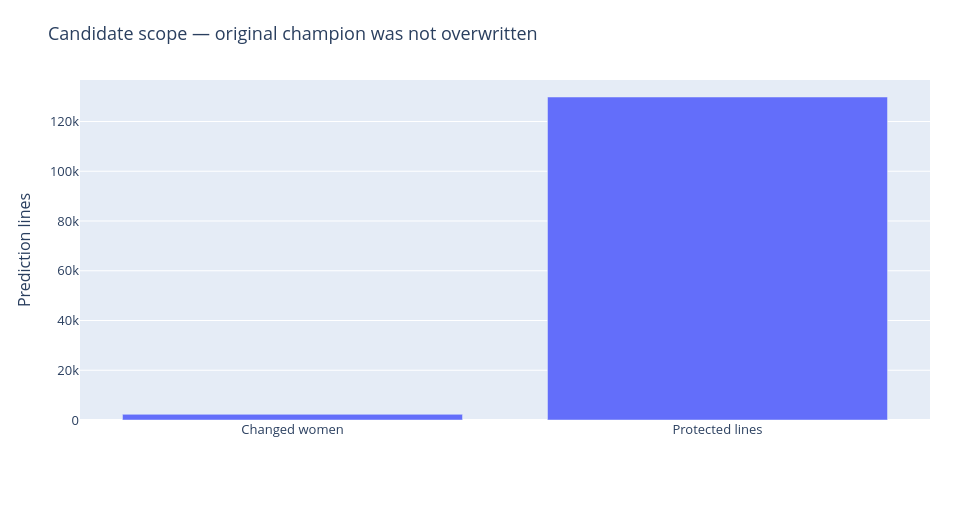

The code cell stored with this chart in its notebook:
### Markdown cell above
## 4. Engineering protected the achieved release
Only 2,278 women’s matchup lines changed in the rejected candidate. All 66,430 men’s lines and 129,855 total protected lines were identical. The latest replay reused all 45 candidate models, made zero new fits and zero new uploads, and recovered the existing score. A negative scientific outcome is not an execution crash.

### Code cell
p=d['preservation']
chart('protected_rows','Candidate scope — original champion was not overwritten',['Changed women','Protected lines'],{'CSV lines':[p['changed_women_rows'],p['protected_rows']]},'Prediction lines')
display(pd.DataFrame([d['replay']]))

### Figure 1 — Plotly figure (JSON) as saved in the notebook; plotly's stock layout.template omitted (floating-point values rounded to 4 significant figures)
{"data": [{"name": "CSV lines", "type": "bar", "x": ["Changed women", "Protected lines"], "y": [2278, 129855]}], "layout": {"barmode": "group", "font": {"size": 13}, "height": 530, "legend": {"orientation": "h", "y": -0.24}, "margin": {"b": 110, "l": 80, "r": 30, "t": 80}, "title": {"text": "Candidate scope — original champion was not overwritten"}, "width": 960, "xaxis": {"type": "category"}, "yaxis": {"title": {"text": "Prediction lines"}}}}
